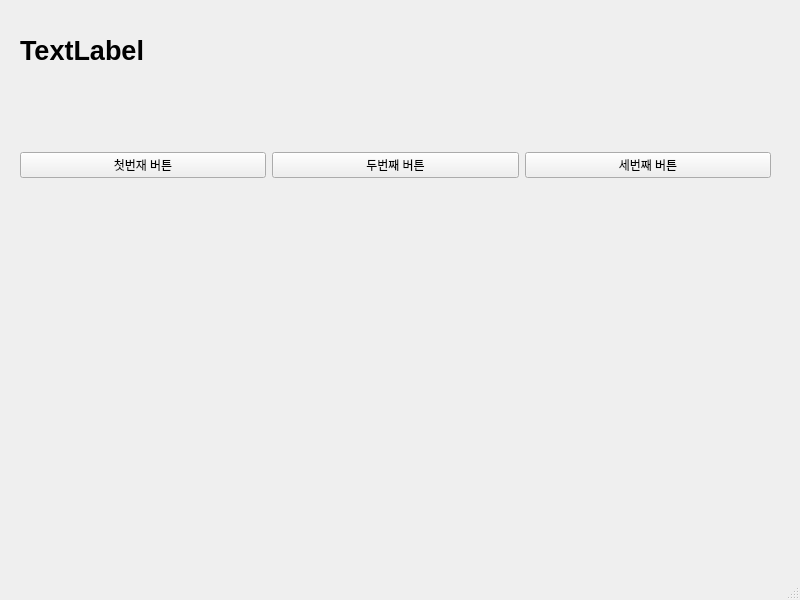
<?xml version="1.0" encoding="UTF-8"?>
<ui version="4.0">
 <class>MainWindow</class>
 <widget class="QMainWindow" name="MainWindow">
  <property name="geometry">
   <rect>
    <x>0</x>
    <y>0</y>
    <width>800</width>
    <height>600</height>
   </rect>
  </property>
  <property name="windowTitle">
   <string>MainWindow</string>
  </property>
  <widget class="QWidget" name="centralwidget">
   <widget class="QWidget" name="horizontalLayoutWidget">
    <property name="geometry">
     <rect>
      <x>20</x>
      <y>120</y>
      <width>751</width>
      <height>91</height>
     </rect>
    </property>
    <layout class="QHBoxLayout" name="horizontalLayout">
     <item>
      <widget class="QPushButton" name="pushButton">
       <property name="text">
        <string>첫번재 버튼</string>
       </property>
      </widget>
     </item>
     <item>
      <widget class="QPushButton" name="pushButton_2">
       <property name="text">
        <string>두번째 버튼</string>
       </property>
      </widget>
     </item>
     <item>
      <widget class="QPushButton" name="pushButton_3">
       <property name="text">
        <string>세번째 버튼</string>
       </property>
      </widget>
     </item>
    </layout>
   </widget>
   <widget class="QLabel" name="label">
    <property name="geometry">
     <rect>
      <x>20</x>
      <y>30</y>
      <width>751</width>
      <height>41</height>
     </rect>
    </property>
    <property name="font">
     <font>
      <pointsize>20</pointsize>
      <bold>true</bold>
     </font>
    </property>
    <property name="text">
     <string>TextLabel</string>
    </property>
   </widget>
  </widget>
  <widget class="QMenuBar" name="menubar">
   <property name="geometry">
    <rect>
     <x>0</x>
     <y>0</y>
     <width>800</width>
     <height>33</height>
    </rect>
   </property>
  </widget>
  <widget class="QStatusBar" name="statusbar"/>
 </widget>
 <resources/>
 <connections>
  <connection>
   <sender>pushButton</sender>
   <signal>clicked()</signal>
   <receiver>MainWindow</receiver>
   <slot>firstClick()</slot>
   <hints>
    <hint type="sourcelabel">
     <x>141</x>
     <y>200</y>
    </hint>
    <hint type="destinationlabel">
     <x>118</x>
     <y>291</y>
    </hint>
   </hints>
  </connection>
  <connection>
   <sender>pushButton_2</sender>
   <signal>clicked()</signal>
   <receiver>MainWindow</receiver>
   <slot>secondClick()</slot>
   <hints>
    <hint type="sourcelabel">
     <x>368</x>
     <y>206</y>
    </hint>
    <hint type="destinationlabel">
     <x>356</x>
     <y>290</y>
    </hint>
   </hints>
  </connection>
  <connection>
   <sender>pushButton_3</sender>
   <signal>clicked()</signal>
   <receiver>MainWindow</receiver>
   <slot>thirdClick()</slot>
   <hints>
    <hint type="sourcelabel">
     <x>631</x>
     <y>208</y>
    </hint>
    <hint type="destinationlabel">
     <x>623</x>
     <y>290</y>
    </hint>
   </hints>
  </connection>
 </connections>
 <slots>
  <slot>firstClick()</slot>
  <slot>secondClick()</slot>
  <slot>thirdClick()</slot>
 </slots>
</ui>
